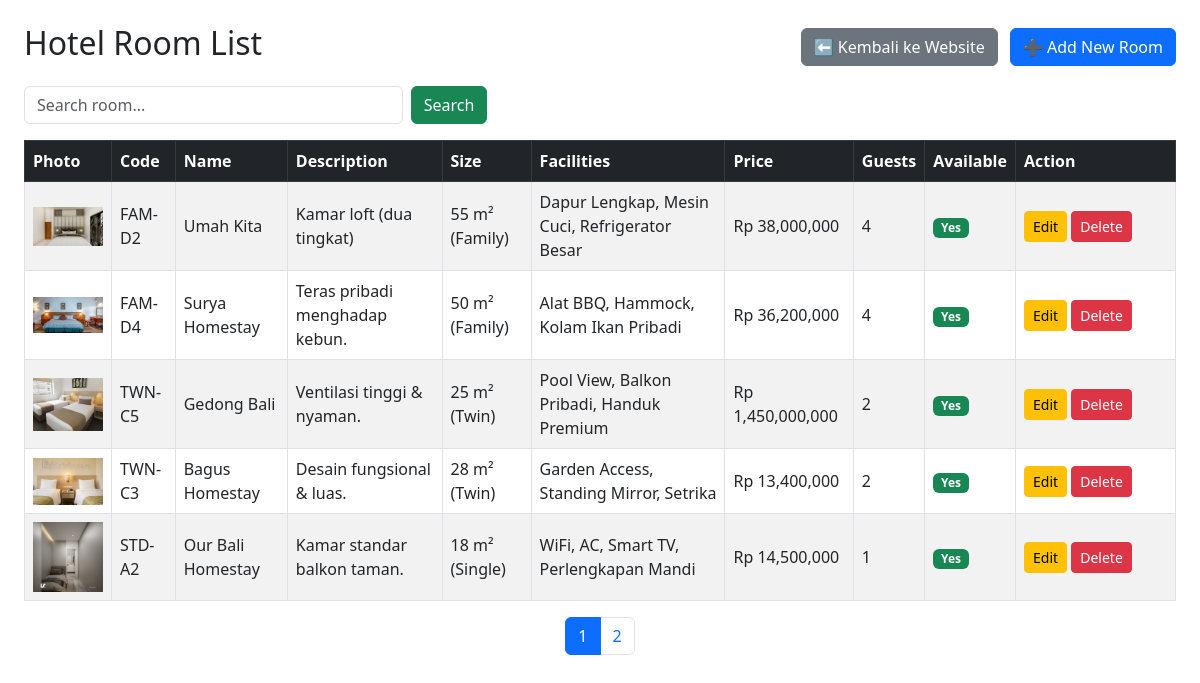
/admin (signed in), run on the app's committed database.
### tables this page shows
CREATE TABLE rooms (
            id INTEGER PRIMARY KEY AUTOINCREMENT,
            photo TEXT,
            code_room TEXT,
            name TEXT,
            description TEXT,
            room_size TEXT,
            price INTEGER,
            guests INTEGER,
            amenities TEXT,
            available INTEGER
        );

### app.py (the view)
@app.route("/admin")
@login_required
def admin_dashboard():
    page = int(request.args.get("page", 1))
    search = request.args.get("search", "").strip()
    per_page = 5
    offset = (page - 1) * per_page
    conn = get_db()
    params = []
    where = ""
    if search:
        where = "WHERE name LIKE ? OR code_room LIKE ?"
        like = f"%{search}%"
        params.extend([like, like])
    total = conn.execute(
        f"SELECT COUNT(*) FROM rooms {where}", params
    ).fetchone()[0]
    rooms = conn.execute(
        f"""
        SELECT * FROM rooms
        {where}
        ORDER BY id DESC
        LIMIT ? OFFSET ?
        """,
        params + [per_page, offset]
    ).fetchall()
    conn.close()
    total_pages = max(1, math.ceil(total / per_page))
    return render_template(
        "admin_index.html",
        rooms=rooms,
        page=page,
        total_pages=total_pages,
        search=search
    )

### app.py (called while the page is built)
def get_db():
    conn = sqlite3.connect(DB_PATH)
    conn.row_factory = sqlite3.Row
    return conn

def login_required(f):
    @wraps(f)
    def decorated(*args, **kwargs):
        if "user_id" not in session:
            return redirect(url_for("login"))
        return f(*args, **kwargs)
    return decorated

### templates/admin_index.html (shortened to what this page needs)
<!DOCTYPE html>
<html lang="en">
<head>
    <link href="https://cdn.jsdelivr.net/npm/bootstrap@5.3.0/dist/css/bootstrap.min.css" rel="stylesheet">
</head>
<body class="p-4">
    <div class="d-flex justify-content-between align-items-center mb-3">
        <h2>Hotel Room List</h2>
        <div>
            <a href="{{ url_for('index') }}" class="btn btn-secondary me-2">
                ⬅ Kembali ke Website
            </a>
            <a href="{{ url_for('add') }}" class="btn btn-primary">
                ➕ Add New Room
            </a>
        </div>
    </div>
    <form class="row g-2 mb-3" method="get">
        <div class="col-md-4">
            <input type="text" name="search" class="form-control" placeholder="Search room..." value="{{ search }}">
        </div>
        <div class="col-auto">
            <button class="btn btn-success">Search</button>
        </div>
    </form>
    <table class="table table-bordered table-striped align-middle">
        <thead class="table-dark">
            <tr>
                <th>Photo</th>
                <th>Code</th>
                <th>Name</th>
                <th>Description</th>
                <th>Size</th>
                <th>Facilities</th>
                <th>Price</th>
                <th>Guests</th>
                <th>Available</th>
                <th width="160">Action</th>
            </tr>
        </thead>
        <tbody>
            {% for r in rooms %}
            <tr>
                <td>
                    <img src="{{ url_for('static', filename='uploads/' ~ (r.photo or 'noimage.svg')) }}" width="70">
                </td>
                <td>{{ r.code_room }}</td>
                <td>{{ r.name }}</td>
                <td>{{ r.description }}</td>
                <td>{{ r.room_size }}</td>
                <td>
                    {% if r.amenities %}
                    {{ r.amenities }}
                    {% else %}
                    <span class="text-muted">-</span>
                    {% endif %}
                </td>
                <td>Rp {{ "{:,}".format(r.price) }}</td>
                <td>{{ r.guests }}</td>
                <td>
                    {% if r.available %}
                    <span class="badge bg-success">Yes</span>
                    {% else %}
                    <span class="badge bg-danger">No</span>
                    {% endif %}
                </td>
                <td>
                    <a href="{{ url_for('edit', id=r.id) }}" class="btn btn-warning btn-sm">Edit</a>
                    <a href="{{ url_for('delete', id=r.id) }}" class="btn btn-danger btn-sm"
                        onclick="return confirm('Hapus data ini?')">
                        Delete
                    </a>
                </td>
            </tr>
            {% endfor %}
        </tbody>
    </table>
    <nav>
        <ul class="pagination justify-content-center">
            {% for p in range(1, total_pages + 1) %}
            <li class="page-item {% if p == page %}active{% endif %}">
                <a class="page-link" href="?page={{ p }}{% if search %}&search={{ search }}{% endif %}">
                    {{ p }}
                </a>
            </li>
            {% endfor %}
        </ul>
    </nav>
</body>
</html>

### data on the page
rooms: photo (picture), code_room "FAM-D2", name "Umah Kita", description "Kamar loft (dua tingkat)", room_size "55 m² (Family)", amenities "Dapur Lengkap, Mesin Cuci, Refrigerator Besar", price "38,000,000", guests "4", available "Yes"
rooms: photo (picture), code_room "FAM-D4", name "Surya Homestay", description "Teras pribadi menghadap kebun.", room_size "50 m² (Family)", amenities "Alat BBQ, Hammock, Kolam Ikan Pribadi", price "36,200,000", guests "4", available "Yes"
rooms: photo (picture), code_room "TWN-C5", name "Gedong Bali", description "Ventilasi tinggi & nyaman.", room_size "25 m² (Twin)", amenities "Pool View, Balkon Pribadi, Handuk Premium", price "1,450,000,000", guests "2", available "Yes"
rooms: photo (picture), code_room "TWN-C3", name "Bagus Homestay", description "Desain fungsional & luas.", room_size "28 m² (Twin)", amenities "Garden Access, Standing Mirror, Setrika", price "13,400,000", guests "2", available "Yes"
rooms: photo (picture), code_room "STD-A2", name "Our Bali Homestay", description "Kamar standar balkon taman.", room_size "18 m² (Single)", amenities "WiFi, AC, Smart TV, Perlengkapan Mandi", price "14,500,000", guests "1", available "Yes"

### other printed values
{{ p }} "1" "2"
